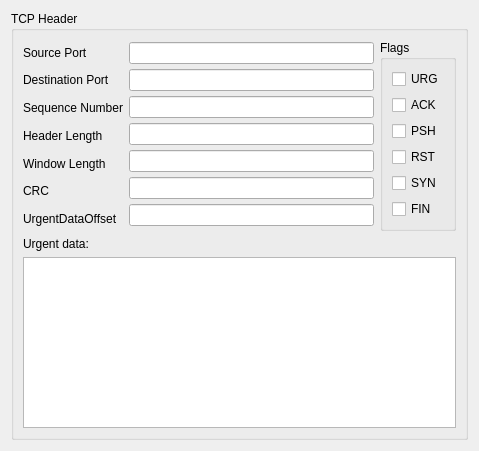
<?xml version="1.0" encoding="UTF-8"?>
<ui version="4.0">
 <class>TcpHeader</class>
 <widget class="QWidget" name="TcpHeader">
  <property name="geometry">
   <rect>
    <x>0</x>
    <y>0</y>
    <width>479</width>
    <height>451</height>
   </rect>
  </property>
  <property name="windowTitle">
   <string>Form</string>
  </property>
  <layout class="QGridLayout" name="gridLayout">
   <item row="0" column="0">
    <widget class="QGroupBox" name="groupBox">
     <property name="title">
      <string>TCP Header</string>
     </property>
     <layout class="QGridLayout" name="gridLayout_2">
      <item row="0" column="0">
       <layout class="QHBoxLayout" name="horizontalLayout_3">
        <item>
         <layout class="QHBoxLayout" name="horizontalLayout_2">
          <item>
           <layout class="QVBoxLayout" name="verticalLayout_3">
            <property name="spacing">
             <number>3</number>
            </property>
            <item>
             <widget class="QLabel" name="srcPortLabel">
              <property name="text">
               <string>Source Port</string>
              </property>
              <property name="buddy">
               <cstring>srcPortLEdit</cstring>
              </property>
             </widget>
            </item>
            <item>
             <widget class="QLabel" name="destPortLabel">
              <property name="text">
               <string>Destination Port</string>
              </property>
              <property name="buddy">
               <cstring>destPortLEdit</cstring>
              </property>
             </widget>
            </item>
            <item>
             <widget class="QLabel" name="sequNumberLabel">
              <property name="text">
               <string>Sequence Number</string>
              </property>
              <property name="buddy">
               <cstring>sequNumberLEdit</cstring>
              </property>
             </widget>
            </item>
            <item>
             <widget class="QLabel" name="headerLenLabel">
              <property name="text">
               <string>Header Length</string>
              </property>
              <property name="buddy">
               <cstring>headLenLEdit</cstring>
              </property>
             </widget>
            </item>
            <item>
             <widget class="QLabel" name="winSizeLabel">
              <property name="text">
               <string>Window Length</string>
              </property>
              <property name="buddy">
               <cstring>winSizeLEdit</cstring>
              </property>
             </widget>
            </item>
            <item>
             <widget class="QLabel" name="checkSumLabel">
              <property name="text">
               <string>CRC</string>
              </property>
              <property name="buddy">
               <cstring>checkSumLEdit</cstring>
              </property>
             </widget>
            </item>
            <item>
             <widget class="QLabel" name="urgentDataOffsetLabel">
              <property name="text">
               <string>UrgentDataOffset</string>
              </property>
              <property name="buddy">
               <cstring>urgentDataOffsetLineEdit</cstring>
              </property>
             </widget>
            </item>
           </layout>
          </item>
          <item>
           <layout class="QVBoxLayout" name="verticalLayout_2">
            <property name="spacing">
             <number>3</number>
            </property>
            <item>
             <widget class="QLineEdit" name="srcPortLEdit">
              <property name="sizePolicy">
               <sizepolicy hsizetype="Expanding" vsizetype="Fixed">
                <horstretch>0</horstretch>
                <verstretch>0</verstretch>
               </sizepolicy>
              </property>
             </widget>
            </item>
            <item>
             <widget class="QLineEdit" name="destPortLEdit">
              <property name="sizePolicy">
               <sizepolicy hsizetype="Expanding" vsizetype="Fixed">
                <horstretch>0</horstretch>
                <verstretch>0</verstretch>
               </sizepolicy>
              </property>
             </widget>
            </item>
            <item>
             <widget class="QLineEdit" name="sequNumberLEdit">
              <property name="sizePolicy">
               <sizepolicy hsizetype="Expanding" vsizetype="Fixed">
                <horstretch>0</horstretch>
                <verstretch>0</verstretch>
               </sizepolicy>
              </property>
             </widget>
            </item>
            <item>
             <widget class="QLineEdit" name="headLenLEdit">
              <property name="sizePolicy">
               <sizepolicy hsizetype="Expanding" vsizetype="Fixed">
                <horstretch>0</horstretch>
                <verstretch>0</verstretch>
               </sizepolicy>
              </property>
             </widget>
            </item>
            <item>
             <widget class="QLineEdit" name="winSizeLEdit">
              <property name="sizePolicy">
               <sizepolicy hsizetype="Expanding" vsizetype="Fixed">
                <horstretch>0</horstretch>
                <verstretch>0</verstretch>
               </sizepolicy>
              </property>
             </widget>
            </item>
            <item>
             <widget class="QLineEdit" name="checkSumLEdit">
              <property name="sizePolicy">
               <sizepolicy hsizetype="Expanding" vsizetype="Fixed">
                <horstretch>0</horstretch>
                <verstretch>0</verstretch>
               </sizepolicy>
              </property>
             </widget>
            </item>
            <item>
             <widget class="QLineEdit" name="urgentDataOffsetLineEdit">
              <property name="sizePolicy">
               <sizepolicy hsizetype="Expanding" vsizetype="Fixed">
                <horstretch>0</horstretch>
                <verstretch>0</verstretch>
               </sizepolicy>
              </property>
             </widget>
            </item>
           </layout>
          </item>
         </layout>
        </item>
        <item>
         <widget class="QGroupBox" name="groupBox_3">
          <property name="title">
           <string>Flags</string>
          </property>
          <layout class="QVBoxLayout" name="verticalLayout">
           <item>
            <widget class="QCheckBox" name="urgflg">
             <property name="sizePolicy">
              <sizepolicy hsizetype="Preferred" vsizetype="Fixed">
               <horstretch>0</horstretch>
               <verstretch>0</verstretch>
              </sizepolicy>
             </property>
             <property name="text">
              <string>URG</string>
             </property>
            </widget>
           </item>
           <item>
            <widget class="QCheckBox" name="ackflg">
             <property name="text">
              <string>ACK</string>
             </property>
            </widget>
           </item>
           <item>
            <widget class="QCheckBox" name="pshflg">
             <property name="text">
              <string>PSH</string>
             </property>
            </widget>
           </item>
           <item>
            <widget class="QCheckBox" name="rstflg">
             <property name="text">
              <string>RST</string>
             </property>
            </widget>
           </item>
           <item>
            <widget class="QCheckBox" name="synflg">
             <property name="text">
              <string>SYN</string>
             </property>
            </widget>
           </item>
           <item>
            <widget class="QCheckBox" name="finflg">
             <property name="text">
              <string>FIN</string>
             </property>
            </widget>
           </item>
          </layout>
         </widget>
        </item>
       </layout>
      </item>
      <item row="1" column="0">
       <widget class="QLabel" name="urgentDataLabel_2">
        <property name="text">
         <string>Urgent data:</string>
        </property>
       </widget>
      </item>
      <item row="2" column="0">
       <widget class="QTextEdit" name="urgentDataTextEdit"/>
      </item>
     </layout>
    </widget>
   </item>
  </layout>
 </widget>
 <resources/>
 <connections/>
</ui>
